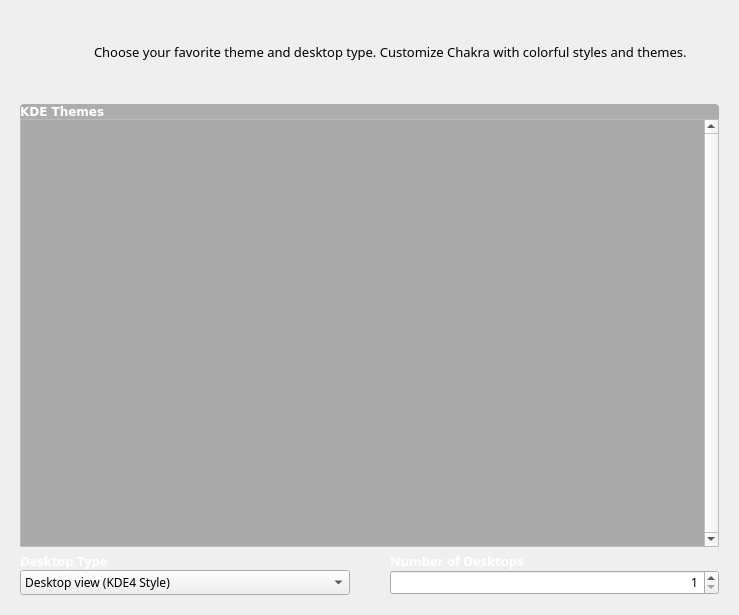
<?xml version="1.0" encoding="UTF-8"?>
<ui version="4.0">
 <class>styleWidget</class>
 <widget class="QWidget" name="styleWidget">
  <property name="geometry">
   <rect>
    <x>0</x>
    <y>0</y>
    <width>739</width>
    <height>615</height>
   </rect>
  </property>
  <property name="font">
   <font>
    <family>DejaVu Sans</family>
    <pointsize>11</pointsize>
   </font>
  </property>
  <property name="windowTitle">
   <string>Themes</string>
  </property>
  <property name="styleSheet">
   <string notr="true">#listIcon{
    background-color: rgba(0,0,0,0);
}

QListWidget {
	background-color: rgb(170, 170, 170);
	border: 1px solid rgba(255,255,255,50);
}

QPushButton{
	padding: 3px 10px 3px 10px;
	color: white;
	border:0px;
	border-radius:4px;
	background-color: rgb(68, 69, 70);
}

QPushButton::flat{
	border:1px solid  rgb(68, 69, 70);
	border-radius:4px;
	background-color: rgb(68, 69, 70);
}

QPushButton::flat:hover{
	border:1px solid rgba(0, 0, 0, 100);
	border-radius:4px;
	background-color: rgb(0, 172, 255);
}

QPushButton::flat:pressed{
	border:1px solid rgba(0, 0, 0, 100);
	border-radius:4px;
	background-color: rgb(106, 114, 128);
}</string>
  </property>
  <layout class="QGridLayout" name="gridLayout">
   <property name="margin">
    <number>20</number>
   </property>
   <property name="spacing">
    <number>0</number>
   </property>
   <item row="0" column="0">
    <widget class="QLabel" name="label_2">
     <property name="minimumSize">
      <size>
       <width>64</width>
       <height>64</height>
      </size>
     </property>
     <property name="maximumSize">
      <size>
       <width>64</width>
       <height>64</height>
      </size>
     </property>
     <property name="text">
      <string/>
     </property>
     <property name="pixmap">
      <pixmap resource="../data/kaptan.qrc">:/raw/pixmap/preferences-desktop-color.png</pixmap>
     </property>
    </widget>
   </item>
   <item row="0" column="1">
    <widget class="QLabel" name="description">
     <property name="minimumSize">
      <size>
       <width>300</width>
       <height>0</height>
      </size>
     </property>
     <property name="font">
      <font>
       <family>Sans Serif</family>
       <pointsize>10</pointsize>
       <weight>50</weight>
       <bold>false</bold>
      </font>
     </property>
     <property name="styleSheet">
      <string notr="true"/>
     </property>
     <property name="text">
      <string>Choose your favorite theme and desktop type. Customize Chakra with colorful styles and themes.</string>
     </property>
     <property name="wordWrap">
      <bool>true</bool>
     </property>
     <property name="indent">
      <number>10</number>
     </property>
    </widget>
   </item>
   <item row="1" column="0">
    <spacer name="verticalSpacer_3">
     <property name="orientation">
      <enum>Qt::Vertical</enum>
     </property>
     <property name="sizeType">
      <enum>QSizePolicy::Fixed</enum>
     </property>
     <property name="sizeHint" stdset="0">
      <size>
       <width>20</width>
       <height>20</height>
      </size>
     </property>
    </spacer>
   </item>
   <item row="2" column="0" colspan="2">
    <layout class="QVBoxLayout" name="verticalLayout">
     <property name="spacing">
      <number>0</number>
     </property>
     <item>
      <widget class="QLabel" name="label">
       <property name="font">
        <font>
         <family>DejaVu Sans</family>
         <pointsize>9</pointsize>
         <weight>75</weight>
         <bold>true</bold>
         <underline>false</underline>
        </font>
       </property>
       <property name="styleSheet">
        <string notr="true">background-color: rgba(0, 0, 0, 70);
color:white;
border-top-left-radius: 4px;
border-top-right-radius: 4px;</string>
       </property>
       <property name="text">
        <string>KDE Themes</string>
       </property>
       <property name="margin">
        <number>5</number>
       </property>
      </widget>
     </item>
     <item>
      <widget class="QListWidget" name="listStyles">
       <property name="enabled">
        <bool>true</bool>
       </property>
       <property name="minimumSize">
        <size>
         <width>0</width>
         <height>0</height>
        </size>
       </property>
       <property name="font">
        <font>
         <family>DejaVu Sans</family>
         <pointsize>8</pointsize>
         <weight>50</weight>
         <bold>false</bold>
        </font>
       </property>
       <property name="styleSheet">
        <string notr="true"/>
       </property>
       <property name="frameShape">
        <enum>QFrame::NoFrame</enum>
       </property>
       <property name="verticalScrollBarPolicy">
        <enum>Qt::ScrollBarAlwaysOn</enum>
       </property>
       <property name="alternatingRowColors">
        <bool>false</bool>
       </property>
       <property name="verticalScrollMode">
        <enum>QAbstractItemView::ScrollPerPixel</enum>
       </property>
       <property name="horizontalScrollMode">
        <enum>QAbstractItemView::ScrollPerPixel</enum>
       </property>
       <property name="movement">
        <enum>QListView::Static</enum>
       </property>
       <property name="isWrapping" stdset="0">
        <bool>true</bool>
       </property>
       <property name="resizeMode">
        <enum>QListView::Adjust</enum>
       </property>
       <property name="layoutMode">
        <enum>QListView::SinglePass</enum>
       </property>
       <property name="spacing">
        <number>0</number>
       </property>
       <property name="gridSize">
        <size>
         <width>140</width>
         <height>170</height>
        </size>
       </property>
       <property name="viewMode">
        <enum>QListView::IconMode</enum>
       </property>
       <property name="uniformItemSizes">
        <bool>true</bool>
       </property>
       <property name="batchSize">
        <number>1</number>
       </property>
       <property name="wordWrap">
        <bool>true</bool>
       </property>
       <property name="selectionRectVisible">
        <bool>true</bool>
       </property>
      </widget>
     </item>
     <item>
      <spacer name="verticalSpacer_5">
       <property name="orientation">
        <enum>Qt::Vertical</enum>
       </property>
       <property name="sizeType">
        <enum>QSizePolicy::Fixed</enum>
       </property>
       <property name="sizeHint" stdset="0">
        <size>
         <width>20</width>
         <height>5</height>
        </size>
       </property>
      </spacer>
     </item>
     <item>
      <layout class="QHBoxLayout" name="horizontalLayout_3">
       <item>
        <layout class="QVBoxLayout" name="verticalLayout_3">
         <item>
          <widget class="QLabel" name="labelDesktopType">
           <property name="font">
            <font>
             <family>Sans Serif</family>
             <pointsize>10</pointsize>
             <weight>75</weight>
             <bold>true</bold>
            </font>
           </property>
           <property name="styleSheet">
            <string notr="true">color: white</string>
           </property>
           <property name="text">
            <string>Desktop Type</string>
           </property>
          </widget>
         </item>
         <item>
          <widget class="QComboBox" name="comboBoxDesktopType">
           <property name="font">
            <font>
             <family>Sans Serif</family>
             <pointsize>9</pointsize>
            </font>
           </property>
           <property name="styleSheet">
            <string notr="true"/>
           </property>
           <item>
            <property name="text">
             <string>Desktop view (KDE4 Style)</string>
            </property>
           </item>
           <item>
            <property name="text">
             <string>Folder view (KDE3 Style)</string>
            </property>
           </item>
          </widget>
         </item>
        </layout>
       </item>
       <item>
        <spacer name="horizontalSpacer_4">
         <property name="orientation">
          <enum>Qt::Horizontal</enum>
         </property>
         <property name="sizeType">
          <enum>QSizePolicy::Fixed</enum>
         </property>
         <property name="sizeHint" stdset="0">
          <size>
           <width>40</width>
           <height>20</height>
          </size>
         </property>
        </spacer>
       </item>
       <item>
        <layout class="QVBoxLayout" name="verticalLayout_2">
         <item>
          <widget class="QLabel" name="labelDesktopNumbers">
           <property name="font">
            <font>
             <family>Sans Serif</family>
             <pointsize>10</pointsize>
             <weight>75</weight>
             <bold>true</bold>
            </font>
           </property>
           <property name="styleSheet">
            <string notr="true">color: white</string>
           </property>
           <property name="text">
            <string>Number of Desktops</string>
           </property>
          </widget>
         </item>
         <item>
          <widget class="QSpinBox" name="spinBoxDesktopNumbers">
           <property name="font">
            <font>
             <family>Sans Serif</family>
             <pointsize>9</pointsize>
            </font>
           </property>
           <property name="layoutDirection">
            <enum>Qt::LeftToRight</enum>
           </property>
           <property name="styleSheet">
            <string notr="true"/>
           </property>
           <property name="alignment">
            <set>Qt::AlignRight|Qt::AlignTrailing|Qt::AlignVCenter</set>
           </property>
           <property name="minimum">
            <number>1</number>
           </property>
          </widget>
         </item>
        </layout>
       </item>
      </layout>
     </item>
     <item>
      <layout class="QHBoxLayout" name="horizontalLayout_2"/>
     </item>
    </layout>
   </item>
  </layout>
 </widget>
 <resources>
  <include location="../data/kaptan.qrc"/>
 </resources>
 <connections/>
</ui>
